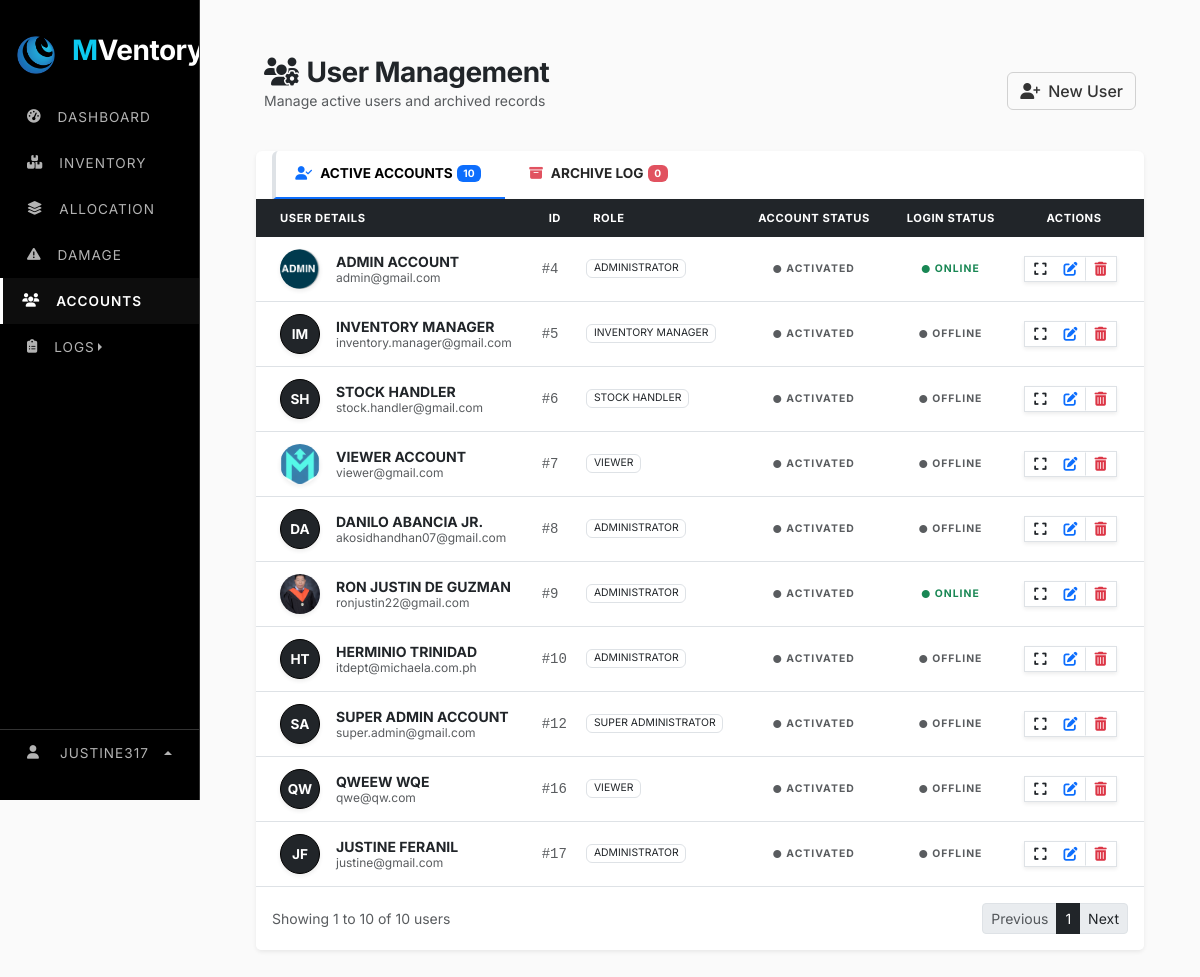
Page /web_content/accounts.php (signed in) on the committed database.
### tables this page shows
CREATE TABLE `system_settings` (
  `setting_key` varchar(100) NOT NULL,
  `setting_value` varchar(255) NOT NULL,
  `setting_type` enum('string','number','boolean','select') NOT NULL,
  `category` enum('general','inventory','notifications','security') NOT NULL,
  `description` varchar(255) DEFAULT NULL
);

CREATE TABLE `users` (
  `user_id` int(11) NOT NULL,
  `role_id` varchar(15) NOT NULL,
  `username` varchar(9999) NOT NULL,
  `first_name` varchar(100) NOT NULL,
  `last_name` varchar(100) NOT NULL,
  `phone` varchar(11) NOT NULL,
  `address` varchar(500) DEFAULT NULL,
  `role` varchar(30) NOT NULL,
  `status` varchar(20) NOT NULL DEFAULT 'active',
  `email` varchar(150) NOT NULL,
  `password` varchar(255) NOT NULL,
  `profile_image` varchar(999) NOT NULL,
  `is_active` tinyint(1) DEFAULT 1,
  `is_login` tinyint(1) NOT NULL,
  `last_login` datetime DEFAULT NULL,
  `created_at` timestamp NOT NULL DEFAULT current_timestamp(),
  `deleted_at` timestamp NULL DEFAULT NULL,
  `last_activity` datetime DEFAULT current_timestamp()
);

### web_content/accounts.php (the view, shortened to what the rows shown need)
<?php
include "../render/connection.php";
include "../src/cdn/cdn_links.php";
$limit = 10;
function get_offset($param, $limit) {
    $page = isset($_GET[$param]) && is_numeric($_GET[$param]) ? (int)$_GET[$param] : 1;
    return ($page < 1) ? 0 : ($page - 1) * $limit;
}
$offset = get_offset('page', $limit);
$user_result = $conn->query("SELECT * FROM USERS LIMIT $limit OFFSET $offset");
?>
<!doctype html>
<html lang="en">
    <head>
        <link rel="stylesheet" href="../src/style/main_style.css">
        <link rel="stylesheet" href="../src/style/accounts_style.css">
    </head>
    <body>
        <div class="row">
            <div class="col-lg-2">
                <?php include "../nav/sidebar_nav.php"; ?>
            </div>
            <div class="col">
                <div class="main-content">
                    <div class="container mt-4">
                        <div class="tab-content">
                            <div class="tab-pane fade show active" id="active-content">
                                <div class="card shadow-sm border-0 rounded-0 rounded-bottom">
                                    <div class="table-responsive">
                                        <table class="table table-hover align-middle mb-0">
                                            <thead class="table-dark">
                                                <tr>
                                                    <th class="ps-4 text-muted small">USER DETAILS</th>
                                                    <th class="text-muted small">ID</th>
                                                    <th class="text-muted small">ROLE</th>
                                                    <th class="text-muted small text-center">ACCOUNT STATUS</th>
                                                    <th class="text-muted small text-center">LOGIN STATUS</th>
                                                    <th class="text-center text-muted small pe-4">ACTIONS</th>
                                                </tr>
                                            </thead>
                                            <tbody>
                                                <?php while($row = $user_result->fetch_assoc()):
                                                    $initials = strtoupper(substr($row['first_name'],0,1).substr($row['last_name'],0,1));
                                                ?>
                                                <tr>
                                                    <td class="ps-4">
                                                        <div class="d-flex align-items-center py-1">
                                                            <?php if (!empty($row['profile_image']) && file_exists($row['profile_image'])): ?>
                                                                <img src="<?= $row['profile_image'] ?>" class="me-3 shadow-sm" style="width: 40px; height: 40px; object-fit: cover; border-radius: 5rem;">
                                                            <?php else: ?>
                                                                <div class="me-3 d-flex align-items-center justify-content-center bg-dark text-white fw-bold shadow-sm rounded-circle" style="width: 40px; height: 40px; font-size: 0.85rem; border: 1px solid #000;"><?= $initials ?></div>
                                                            <?php endif; ?>
                                                            <div>
                                                                <div class="fw-bold text-dark mb-0 small text-uppercase"><?= $row['first_name'].' '.$row['last_name'] ?></div>
                                                                <div class="text-muted" style="font-size: 0.75rem;"><?= $row['email'] ?></div>
                                                            </div>
                                                        </div>
                                                    </td>
                                                    <td><span class="text-muted font-monospace small">#<?= $row['user_id'] ?></span></td>
                                                    <td><span class="badge border text-dark fw-normal text-uppercase" style="font-size: 0.65rem;"><?= $row['role'] ?></span></td>
                                                    <td class="text-center">
                                                        <span class="fw-bold <?= ($row['status'] == 'ACTIVE') ? 'text-dark' : 'text-muted' ?>" style="font-size: 0.65rem; letter-spacing: 1px;">
                                                            <i class="fa-solid fa-circle me-1" style="font-size: 0.5rem;"></i><?= ($row['status'] == 'active') ? 'ACTIVATED' : 'DEACTIVATED' ?>
                                                        </span>
                                                    </td>
                                                    <td class="text-center">
                                                        <span class="fw-bold <?= ($row['is_login'] == 1) ? 'text-success status-pulse' : 'text-muted' ?>" style="font-size: 0.65rem; letter-spacing: 1px;">
                                                            <i class="fa-solid fa-circle me-1" style="font-size: 0.5rem;"></i><?= ($row['is_login'] == 1) ? 'ONLINE' : 'OFFLINE' ?>
                                                        </span>
                                                    </td>
                                                    <td class="text-center pe-4">
                                                        <div class="btn-group btn-group-sm border rounded-0 shadow-sm">
                                                            <button class="btn btn-link text-dark py-1"
                                                                    data-bs-toggle="modal"
                                                                    data-bs-target="#viewUserModal"
                                                                    data-id="<?= $row['user_id'] ?>"
                                                                    data-username="<?= $row['username'] ?>"
                                                                    data-fname="<?= $row['first_name'] ?>"
                                                                    data-lname="<?= $row['last_name'] ?>"
                                                                    data-email="<?= $row['email'] ?>"
                                                                    data-role="<?= $row['role'] ?>"
                                                                    data-status="<?= $row['status'] ?>"
                                                                    data-phone="<?= $row['phone'] ?>"
                                                                    data-address="<?= $row['address'] ?? 'No address provided' ?>"
                                                                    data-created="<?= date('M d, Y', strtotime($row['created_at'])) ?>"
                                                                    data-lastlogin="<?= $row['last_login'] ? date('M d, Y h:i A', strtotime($row['last_login'])) : 'Never' ?>"
                                                                    data-img="<?= $row['profile_image'] ?>"
                                                                    data-initials="<?= $initials ?>">
                                                                <i class="fa-solid fa-expand"></i>
                                                            </button>
                                                            <button type="button"
                                                                class="btn btn-sm btn-link "
                                                                data-bs-toggle="modal"
                                                                data-bs-target="#editUserModal"
                                                                data-id="<?= $row['user_id']; ?>"
                                                                data-username="<?= $row['username']; ?>"
                                                                data-status="<?= $row['status']; ?>">
                                                                <i class="fa-solid fa-pen-to-square"></i>
                                                            </button>
                                                            <button type="button"
                                                                class="btn btn-sm btn-link text-danger border-start"
                                                                data-bs-toggle="modal"
                                                                data-bs-target="#deleteUserModal"
                                                                data-id="<?= $row['user_id'] ?>"
                                                                data-username="<?= $row['username'] ?>"
                                                                data-fname="<?= $row['first_name'] ?>"
                                                                data-lname="<?= $row['last_name'] ?>"
                                                                data-email="<?= $row['email'] ?>"
                                                                data-role="<?= $row['role'] ?>"
                                                                data-status="<?= $row['status'] ?>"
                                                                data-phone="<?= $row['phone'] ?>"
                                                                data-address="<?= $row['address'] ?? 'No address provided' ?>"
                                                                data-created="<?= date('M d, Y', strtotime($row['created_at'])) ?>"
                                                                data-lastlogin="<?= $row['last_login'] ? date('M d, Y h:i A', strtotime($row['last_login'])) : 'Never' ?>"
                                                                data-img="<?= $row['profile_image'] ?>"
                                                                data-initials="<?= $initials ?>">
                                                                <i class="fa-solid fa-trash-can"></i>
                                                            </button>
                                                        </div>
                                                    </td>
                                                </tr>
                                                <?php endwhile; ?>
                                            </tbody>
                                        </table>
                                    </div>
                                </div>
                            </div>
                        </div>
                    </div>
                </div>
            </div>
        </div>
    </body>
</html>

### nav/sidebar_nav.php (shortened to what the rows shown need)
<?php
    $app_name = "SELECT setting_value FROM system_settings WHERE setting_key = 'app_name'";
    $result = $conn->query($app_name);
    if ($result && $result->num_rows > 0) {
        $row = $result->fetch_assoc();
        $app_name_value = $row['setting_value'];
    } else {
        $app_name_value = "MVentory";
    }
    $words = explode(" ", $app_name_value);
    if (count($words) > 1) {
        $first_part = '<span class="text-info">' . htmlspecialchars($words[0]) . '</span>';
        array_shift($words);
        $second_part = htmlspecialchars(implode("", $words));
        $display_name = $first_part . $second_part;
    } else {
        $display_name = htmlspecialchars($app_name_value);
    }
    $app_logo = "SELECT setting_value FROM system_settings WHERE setting_key = 'app_logo'";
    $result_logo = $conn->query($app_logo);
    if ($result_logo && $result_logo->num_rows > 0) {
        $row_logo = $result_logo->fetch_assoc();
        $app_logo_value = $row_logo['setting_value'];
    } else {
        $app_logo_value = "default_logo.png";
    }
?>
<link rel="stylesheet" href="../src/style/navbar_style.css">
<div class="sidebar-stark" id="sidebar">
    <div class="sidebar-header">
        <img src="../src/image/logo/<?php echo $app_logo_value; ?>" width="40" alt="Logo">
        <h3 class="ms-3 fw-bold text-white logo-text"><?php echo $display_name; ?></h3>
    </div>
</div>

### rows in the picture
system_settings: setting_value (picture)
system_settings: setting_value "M"
users: profile_image (picture), first_name "ADMIN", last_name "ACCOUNT", email "admin@gmail.com", user_id "4", role "ADMINISTRATOR", status "ACTIVATED", is_login "ONLINE"
users: initials "IM", first_name "INVENTORY", last_name "MANAGER", email "inventory.manager@gmail.com", user_id "5", role "INVENTORY MANAGER", status "ACTIVATED", is_login "OFFLINE"
users: initials "SH", first_name "STOCK", last_name "HANDLER", email "stock.handler@gmail.com", user_id "6", role "STOCK HANDLER", status "ACTIVATED", is_login "OFFLINE"
users: profile_image (picture), first_name "VIEWER", last_name "ACCOUNT", email "viewer@gmail.com", user_id "7", role "VIEWER", status "ACTIVATED", is_login "OFFLINE"
users: initials "DA", first_name "DANILO", last_name "ABANCIA JR.", email "akosidhandhan07@gmail.com", user_id "8", role "ADMINISTRATOR", status "ACTIVATED", is_login "OFFLINE"
users: profile_image (picture), first_name "RON JUSTIN", last_name "DE GUZMAN", email "ronjustin22@gmail.com", user_id "9", role "ADMINISTRATOR", status "ACTIVATED", is_login "ONLINE"
users: initials "HT", first_name "HERMINIO", last_name "TRINIDAD", email "itdept@michaela.com.ph", user_id "10", role "ADMINISTRATOR", status "ACTIVATED", is_login "OFFLINE"
users: initials "SA", first_name "SUPER ADMIN", last_name "ACCOUNT", email "super.admin@gmail.com", user_id "12", role "SUPER ADMINISTRATOR", status "ACTIVATED", is_login "OFFLINE"
users: initials "QW", first_name "QWEEW", last_name "WQE", email "qwe@qw.com", user_id "16", role "VIEWER", status "ACTIVATED", is_login "OFFLINE"
users: initials "JF", first_name "JUSTINE", last_name "FERANIL", email "justine@gmail.com", user_id "17", role "ADMINISTRATOR", status "ACTIVATED", is_login "OFFLINE"

### other values in the picture
$_SESSION['username'] "JUSTINE317"
$total_active "10"
$total_archived "0"
$offset+1 "1"
min($offset+$limit, $total_active) "10"
$page "1"
